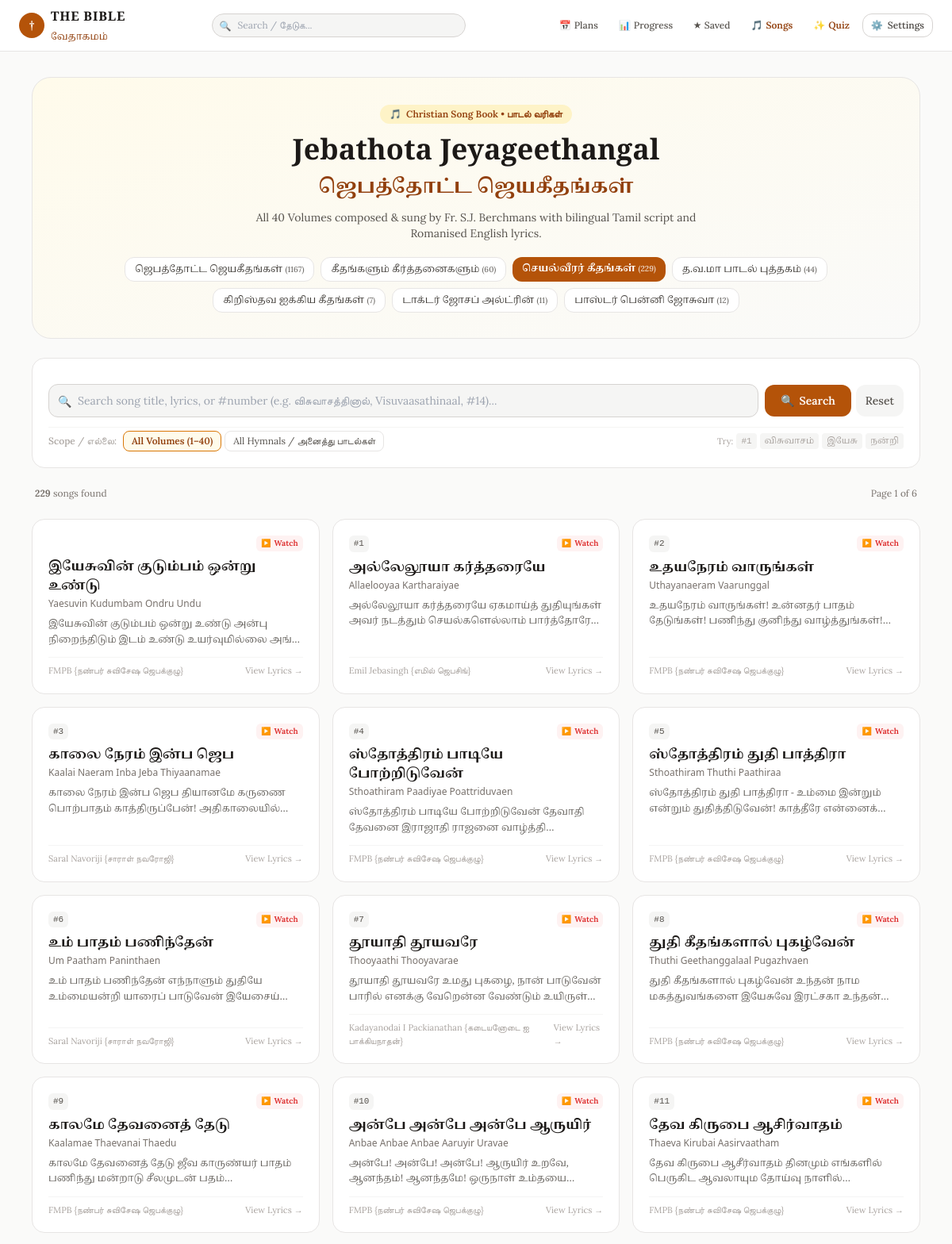
Screenshot of /songs?book=seyalveerar&canon=protestant (upper part) with the database file from the repository.
### tables this page shows
CREATE TABLE song_books (
            code TEXT PRIMARY KEY,
            name_ta TEXT NOT NULL,
            name_en TEXT NOT NULL,
            display_order INTEGER DEFAULT 0
        );

CREATE TABLE songs (
            id INTEGER PRIMARY KEY,
            songbook_code TEXT NOT NULL,
            songbook_name_ta TEXT,
            songbook_name_en TEXT,
            volume INTEGER DEFAULT 0,
            volume_name TEXT,
            song_number INTEGER DEFAULT 0,
            title_ta TEXT NOT NULL,
            title_en TEXT NOT NULL,
            alternate_title TEXT,
            lyrics_ta TEXT,
            lyrics_en TEXT,
            lyrics_bilingual TEXT,
            author TEXT,
            youtube_url TEXT
        );

### app/main.py (the view)
@app.get("/songs", response_class=HTMLResponse)
async def songs_directory_page(
    request: Request,
    book: str = Query("jebathota"),
    vol: int = Query(None),
    q: str = Query(""),
    page: int = Query(1, ge=1),
    canon: str = Query(None)
):
    active_canon = resolve_canon(request, canon)
    canon_ctx = get_canon_context(active_canon)
    songbooks = get_song_books()
    volumes = get_song_volumes(book)
    clean_q = q.strip() if q else ""
    page_size = 40
    offset = (page - 1) * page_size
    songs_data = get_songs_list(
        songbook_code=book,
        volume=vol,
        query=clean_q,
        limit=page_size,
        offset=offset
    )
    total_count = songs_data["total_count"]
    total_pages = max(1, (total_count + page_size - 1) // page_size)
    return templates.TemplateResponse(
        request=request,
        name="songs.html",
        context={
            **canon_ctx,
            "songbooks": songbooks,
            "volumes": volumes,
            "active_book": book,
            "active_vol": vol,
            "query": clean_q,
            "songs": songs_data["songs"],
            "total_count": total_count,
            "page": page,
            "total_pages": total_pages,
        },
    )

### templates/songs.html (shortened to what this page needs)
{% extends "base.html" %}
{% block content %}
<div class="max-w-6xl mx-auto px-3 sm:px-4 py-4 sm:py-8 space-y-6">
    <div class="bg-gradient-to-br from-amber-50 to-stone-50 dark:from-stone-900 dark:to-stone-950 border border-stone-200 dark:border-stone-800 rounded-3xl p-5 sm:p-8 text-center space-y-3 relative overflow-hidden shadow-xs">
        <div class="inline-flex items-center gap-1.5 px-3 py-1 rounded-full bg-amber-100 dark:bg-amber-900/40 text-amber-800 dark:text-amber-300 text-xs font-semibold">
            <span>🎵</span> <span>Christian Song Book • பாடல் வரிகள்</span>
        </div>
        <h1 class="font-cinzel text-2xl sm:text-4xl font-bold text-stone-900 dark:text-stone-100">
            Jebathota Jeyageethangal
        </h1>
        <h2 class="font-tamil text-lg sm:text-2xl text-amber-800 dark:text-amber-400 font-semibold" translate="no">
            ஜெபத்தோட்ட ஜெயகீதங்கள்
        </h2>
        <p class="text-xs sm:text-sm text-stone-600 dark:text-stone-400 max-w-xl mx-auto">
            All 40 Volumes composed & sung by Fr. S.J. Berchmans with bilingual Tamil script and Romanised English lyrics.
        </p>
        <div class="pt-2 flex flex-wrap justify-center gap-1.5 sm:gap-2">
            {% for sb in songbooks %}
            <a href="/songs?book={{ sb.code }}{% if canon %}&canon={{ canon }}{% endif %}"
               class="px-3 py-1.5 rounded-xl text-xs font-medium transition cursor-pointer {% if active_book == sb.code %}bg-amber-700 text-white font-semibold shadow-xs{% else %}bg-white dark:bg-stone-800 text-stone-700 dark:text-stone-300 border border-stone-200 dark:border-stone-700 hover:border-amber-600{% endif %}">
                <span class="font-tamil" translate="no">{{ sb.name_ta }}</span>
                <span class="text-[10px] opacity-75">({{ sb.song_count }})</span>
            </a>
            {% endfor %}
        </div>
    </div>
    <div class="bg-white dark:bg-stone-900 border border-stone-200 dark:border-stone-800 rounded-2xl p-4 sm:p-5 shadow-xs space-y-3">
        <form id="song-search-form" action="/songs" method="get" class="space-y-3">
            <div class="flex flex-col sm:flex-row gap-2 relative">
                <div class="relative flex-1">
                    <input type="text" id="song-search-input" name="q" value="{{ query }}"
                           placeholder="Search song title, lyrics, or #number (e.g. விசுவாசத்தினால், Visuvaasathinaal, #14)..."
                           autocomplete="off"
                           class="w-full text-xs sm:text-sm bg-stone-100 dark:bg-stone-800 border border-stone-300 dark:border-stone-700 rounded-xl pl-9 pr-8 py-2.5 focus:outline-none focus:ring-2 focus:ring-amber-700 text-stone-900 dark:text-stone-100">
                    <span class="absolute left-3 top-3 text-stone-400 text-xs sm:text-sm">🔍</span>
                </div>
                <div class="flex items-center gap-1.5 shrink-0">
                    <button type="submit" class="w-full sm:w-auto px-5 py-2.5 bg-amber-700 hover:bg-amber-800 text-white rounded-xl text-xs sm:text-sm font-semibold transition cursor-pointer flex items-center justify-center gap-1.5 shadow-xs">
                        <span>🔍</span> <span>Search</span>
                    </button>
                    {% if query or active_vol or (active_book and active_book != 'jebathota') %}
                    <a href="/songs?book=jebathota{% if canon %}&canon={{ canon }}{% endif %}"
                       class="px-3 py-2.5 bg-stone-100 dark:bg-stone-800 hover:bg-stone-200 dark:hover:bg-stone-700 text-stone-600 dark:text-stone-300 rounded-xl text-xs sm:text-sm font-medium transition shrink-0"
                       title="Reset search and filters">
                        Reset
                    </a>
                    {% endif %}
                </div>
            </div>
            <div class="flex flex-wrap items-center justify-between gap-2 pt-1 border-t border-stone-100 dark:border-stone-800 text-xs">
                <div class="flex flex-wrap items-center gap-1 text-[11px] sm:text-xs">
                    <span class="text-stone-400 font-medium mr-1">Scope / எல்லை:</span>
                    <label class="inline-flex items-center gap-1 px-2.5 py-1 rounded-lg border cursor-pointer transition {% if not active_vol and active_book != 'all' %}bg-amber-50 dark:bg-amber-950/40 border-amber-600 text-amber-800 dark:text-amber-300 font-semibold{% else %}border-stone-200 dark:border-stone-700 text-stone-600 dark:text-stone-400 hover:bg-stone-50 dark:hover:bg-stone-800{% endif %}">
                        <span>All Volumes (1–40)</span>
                    </label>
                    <label class="inline-flex items-center gap-1 px-2.5 py-1 rounded-lg border cursor-pointer transition {% if active_book == 'all' %}bg-amber-50 dark:bg-amber-950/40 border-amber-600 text-amber-800 dark:text-amber-300 font-semibold{% else %}border-stone-200 dark:border-stone-700 text-stone-600 dark:text-stone-400 hover:bg-stone-50 dark:hover:bg-stone-800{% endif %}">
                        <span>All Hymnals / அனைத்து பாடல்கள்</span>
                    </label>
                </div>
                <div class="hidden md:flex items-center gap-1 text-[11px] text-stone-400">
                    <span>Try:</span>
                    <button type="button" onclick="quickFillSearch('#1')" class="px-1.5 py-0.5 rounded bg-stone-100 dark:bg-stone-800 hover:text-amber-700 font-mono">#1</button>
                    <button type="button" onclick="quickFillSearch('விசுவாசம்')" class="px-1.5 py-0.5 rounded bg-stone-100 dark:bg-stone-800 hover:text-amber-700 font-tamil" translate="no">விசுவாசம்</button>
                    <button type="button" onclick="quickFillSearch('இயேசு')" class="px-1.5 py-0.5 rounded bg-stone-100 dark:bg-stone-800 hover:text-amber-700 font-tamil" translate="no">இயேசு</button>
                    <button type="button" onclick="quickFillSearch('நன்றி')" class="px-1.5 py-0.5 rounded bg-stone-100 dark:bg-stone-800 hover:text-amber-700 font-tamil" translate="no">நன்றி</button>
                </div>
            </div>
        </form>
    </div>
    <div class="flex items-center justify-between text-xs text-stone-500 px-1">
        <div>
            <span><strong>{{ total_count }}</strong> songs found</span>
        </div>
        {% if total_pages > 1 %}
        <span>Page {{ page }} of {{ total_pages }}</span>
        {% endif %}
    </div>
    {% if songs %}
    <div class="grid grid-cols-1 md:grid-cols-2 lg:grid-cols-3 gap-3 sm:gap-4">
        {% for s in songs %}
        <a href="/songs/{{ s.id }}{% if canon %}?canon={{ canon }}{% endif %}"
           class="group bg-white dark:bg-stone-900 border border-stone-200 dark:border-stone-800 hover:border-amber-600/70 rounded-2xl p-4 sm:p-5 shadow-xs hover:shadow-md transition flex flex-col justify-between space-y-3">
            <div class="space-y-2">
                <div class="flex items-center justify-between text-[11px]">
                    <div class="flex items-center gap-1.5">
                        {% if s.song_number and s.song_number > 0 %}
                        <span class="px-1.5 py-0.5 rounded-md bg-stone-100 dark:bg-stone-800 text-stone-600 dark:text-stone-400 font-mono">
                            #{{ s.song_number }}
                        </span>
                        {% endif %}
                    </div>
                    {% if s.youtube_url %}
                    <span class="inline-flex items-center gap-1 text-red-600 text-xs font-semibold px-1.5 py-0.5 rounded-md bg-red-50 dark:bg-red-950/40" title="Watch on YouTube">
                        <span class="text-[10px]">▶️</span> <span class="text-[10px] hidden sm:inline">Watch</span>
                    </span>
                    {% endif %}
                </div>
                <div>
                    <h3 class="font-tamil font-bold text-sm sm:text-base text-stone-900 dark:text-stone-100 group-hover:text-amber-700 dark:group-hover:text-amber-400 transition leading-snug" translate="no">
                        {{ s.title_ta }}
                    </h3>
                    <p class="font-sans text-xs text-stone-500 font-medium mt-0.5">
                        {{ s.title_en }}
                    </p>
                </div>
                {% if s.snippet_ta %}
                <p class="font-tamil text-xs text-stone-600 dark:text-stone-400 line-clamp-2 leading-relaxed opacity-90" translate="no">
                    {{ s.snippet_ta }}...
                </p>
                {% endif %}
            </div>
            <div class="pt-2 border-t border-stone-100 dark:border-stone-800 flex items-center justify-between text-[11px] text-stone-400 group-hover:text-amber-700 transition">
                <span>{{ s.author or "Fr. S.J. Berchmans" }}</span>
                <span>View Lyrics →</span>
            </div>
        </a>
        {% endfor %}
    </div>
    {% endif %}
</div>
{% endblock %}

### templates/base.html (style rules this page uses)
:root { --reader-font-size: 18px; }
.font-tamil { font-family: 'Noto Serif Tamil', serif; line-height: 2.1; }
.verse-text-ta, .verse-ta, .font-tamil { line-height: 1.95 !important; }

### rows the page displays
song_books: name_ta "ஜெபத்தோட்ட ஜெயகீதங்கள்", song_count "1167"
song_books: name_ta "கீதங்களும் கீர்த்தனைகளும்", song_count "60"
song_books: name_ta "செயல்வீரர் கீதங்கள்", song_count "229"
song_books: name_ta "த.வ.மா பாடல் புத்தகம்", song_count "44"
song_books: name_ta "கிறிஸ்தவ ஐக்கிய கீதங்கள்", song_count "7"
song_books: name_ta "டாக்டர் ஜோசப் அல்ட்ரின்", song_count "11"
song_books: name_ta "பாஸ்டர் பென்னி ஜோசுவா", song_count "12"
songs: shows "Watch", title_ta "இயேசுவின் குடும்பம் ஒன்று உண்டு", title_en "Yaesuvin Kudumbam Ondru Undu", snippet_ta "இயேசுவின் குடும்பம் ஒன்று உண்டு அன்பு நிறைந்திடும் இடம் உண்டு உயர்வுமில்லை…", author "FMPB {நண்பர் சுவிசேஷ ஜெபக்குழு}"
songs: song_number "1", shows "Watch", title_ta "அல்லேலூயா கர்த்தரையே", title_en "Allaelooyaa Kartharaiyae", snippet_ta "அல்லேலூயா கர்த்தரையே ஏகமாய்த் துதியுங்கள் அவர் நடத்தும் செயல்களெல்லாம்…", author "Emil Jebasingh {எமில் ஜெபசிங்}"
songs: song_number "2", shows "Watch", title_ta "உதயநேரம் வாருங்கள்", title_en "Uthayanaeram Vaarunggal", snippet_ta "உதயநேரம் வாருங்கள்! உன்னதர் பாதம் தேடுங்கள்! பணிந்து குனிந்து…", author "FMPB {நண்பர் சுவிசேஷ ஜெபக்குழு}"
songs: song_number "3", shows "Watch", title_ta "காலை நேரம் இன்ப ஜெப", title_en "Kaalai Naeram Inba Jeba Thiyaanamae", snippet_ta "காலை நேரம் இன்ப ஜெப தியானமே கருணை பொற்பாதம் காத்திருப்பேன்!…", author "Saral Navoriji {சாராள் நவரோஜி}"
songs: song_number "4", shows "Watch", title_ta "ஸ்தோத்திரம் பாடியே போற்றிடுவேன்", title_en "Sthoathiram Paadiyae Poattriduvaen", snippet_ta "ஸ்தோத்திரம் பாடியே போற்றிடுவேன் தேவாதி தேவனை இராஜாதி ராஜனை…", author "FMPB {நண்பர் சுவிசேஷ ஜெபக்குழு}"
songs: song_number "5", shows "Watch", title_ta "ஸ்தோத்திரம் துதி பாத்திரா", title_en "Sthoathiram Thuthi Paathiraa", snippet_ta "ஸ்தோத்திரம் துதி பாத்திரா - உம்மை இன்றும் என்றும் துதித்திடுவேன்! காத்தீரே…", author "FMPB {நண்பர் சுவிசேஷ ஜெபக்குழு}"
songs: song_number "6", shows "Watch", title_ta "உம் பாதம் பணிந்தேன்", title_en "Um Paatham Paninthaen", snippet_ta "உம் பாதம் பணிந்தேன் எந்நாளும் துதியே உம்மையன்றி யாரைப் பாடுவேன்…", author "Saral Navoriji {சாராள் நவரோஜி}"
songs: song_number "7", shows "Watch", title_ta "தூயாதி தூயவரே", title_en "Thooyaathi Thooyavarae", snippet_ta "தூயாதி தூயவரே உமது புகழை, நான் பாடுவேன் பாரில் எனக்கு வேறென்ன வேண்டும்…", author "Kadayanodai I Packianathan {கடையனோடை ஐ பாக்கியநாதன்}"
songs: song_number "8", shows "Watch", title_ta "துதி கீதங்களால் புகழ்வேன்", title_en "Thuthi Geethanggalaal Pugazhvaen", snippet_ta "துதி கீதங்களால் புகழ்வேன் உந்தன் நாம மகத்துவங்களை இயேசுவே இரட்சகா…", author "FMPB {நண்பர் சுவிசேஷ ஜெபக்குழு}"
songs: song_number "9", shows "Watch", title_ta "காலமே தேவனைத் தேடு", title_en "Kaalamae Thaevanai Thaedu", snippet_ta "காலமே தேவனைத் தேடு ஜீவ காருண்யர் பாதம் பணிந்து மன்றாடு சீலமுடன்…", author "FMPB {நண்பர் சுவிசேஷ ஜெபக்குழு}"
songs: song_number "10", shows "Watch", title_ta "அன்பே அன்பே அன்பே ஆருயிர்", title_en "Anbae Anbae Anbae Aaruyir Uravae", snippet_ta "அன்பே! அன்பே! அன்பே! ஆருயிர் உறவே, ஆனந்தம்! ஆனந்தமே! ஒருநாள்…", author "FMPB {நண்பர் சுவிசேஷ ஜெபக்குழு}"
songs: song_number "11", shows "Watch", title_ta "தேவ கிருபை ஆசிர்வாதம்", title_en "Thaeva Kirubai Aasirvaatham", snippet_ta "தேவ கிருபை ஆசீர்வாதம் தினமும் எங்களில் பெருகிட ஆவலாயும தோய்வு…", author "FMPB {நண்பர் சுவிசேஷ ஜெபக்குழு}"

### other values shown
{{ total_count }} "229"
{{ page }} "1"
{{ total_pages }} "6"
